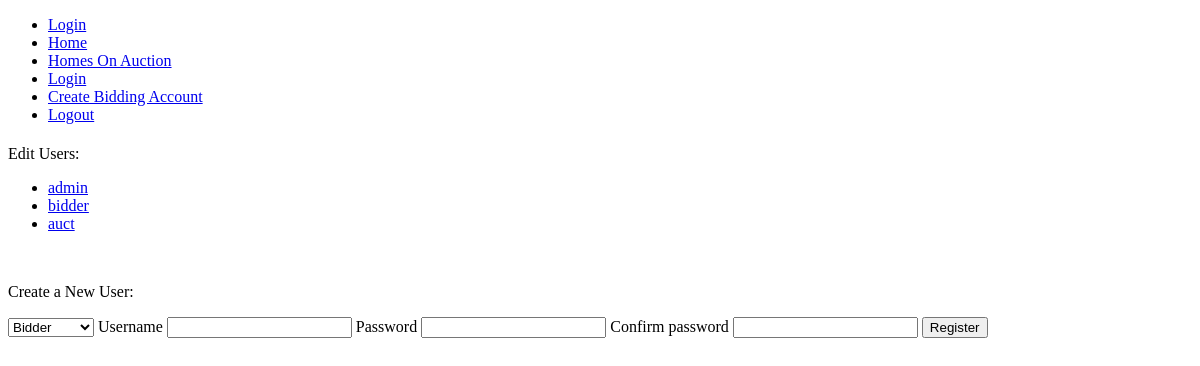
/admin, run on an earlier commit of the app's database.
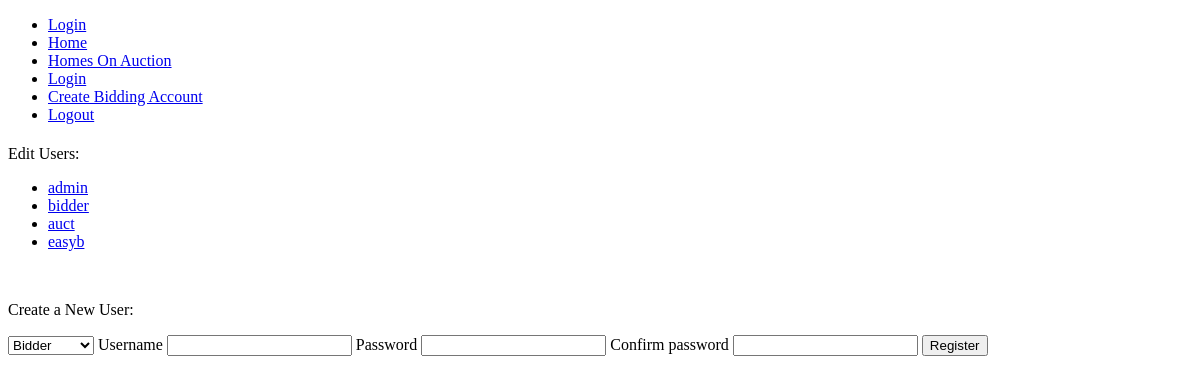
And on a later commit of the database.
### models.py (models this page shows, shortened)
class User(UserMixin, db.Model):
    role = db.Column(db.String(32), nullable=False)
    user_id = db.Column(db.Integer, primary_key=True)
    offers = db.relationship('Items', secondary='bids',backref=db.backref('bidders', lazy='dynamic'))
    username = db.Column(db.String(64), unique=True, index=True)
    password_hash = db.Column(db.String(128))
    @property
    def password(self):
        raise AttributeError('password is not a readable attribute')

### app.py (the view, shortened to what this page needs)
@app.route("/admin", methods=['GET', 'POST'])
def admin():
    data = User.query.all()
    form = RegistrationForm()
    print("before validation")
    return render_template("admin.html", data=data, form=form)

### forms.py (shortened to what this page needs)
class RegistrationForm(FlaskForm):
    user_type = SelectField('types', choices=[('bidder', 'Bidder'), ('auctioneer', 'Auctioneer')])
    username = StringField('Username', validators=[
        DataRequired(), Length(1, 64),
        Regexp('^[A-Za-z][A-Za-z0-9_.]*$', 0,
               'Usernames must have only letters, numbers, dots or '
               'underscores')])
    password = PasswordField('Password', validators=[
        DataRequired(), EqualTo('password2', message='Passwords must match.')])
    password2 = PasswordField('Confirm password', validators=[DataRequired()])
    submit = SubmitField('Register')

### templates/admin.html (shortened to what this page needs)
{% extends "base.html" %}
{% block content %}
<p>Edit Users:</p>
<ul>
    {% for users in data %}
    <li><a href="{{ url_for('user_index', username=users.username, user_id=users.user_id) }}" >{{ users.username }}</a></li>
    {% endfor %}
</ul>
<br />
<p>Create a New User:</p>
<form method="POST">
    {{ form.user_type() }}
    {{ form.username.label }} {{form.username}}
    {{ form.password.label }} {{ form.password }}
    {{ form.password2.label }} {{ form.password2 }}
    {{ form.submit }}
</form>
    {% endblock %}

What changed in the data, as far as the page shows it:
added User: username "easyb"
